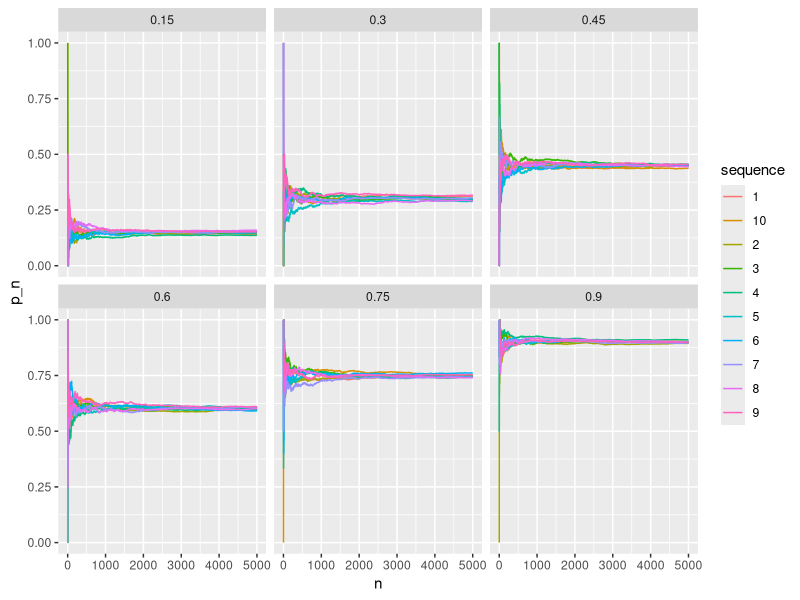

Reproduce this figure in R.
## ---- chunk 1
library(tidyverse)
## ---- chunk 2
N <- 5000
df <- crossing(
  sequence=seq(10) %>% as.character(),
  p=seq(0.15,0.9,0.15),
  n=seq(N)
) %>%
  group_by(sequence, p) %>%
  mutate(X=rbinom(n=N,size=1,prob=p),
         cumsum = cumsum(X),
         p_n=cumsum/n)
## ---- chunk 3
df %>%
  ggplot() +
  geom_line(aes(x=n,y=p_n, colour=sequence)) +
  ylim(0,1) +
  facet_wrap(~p)
